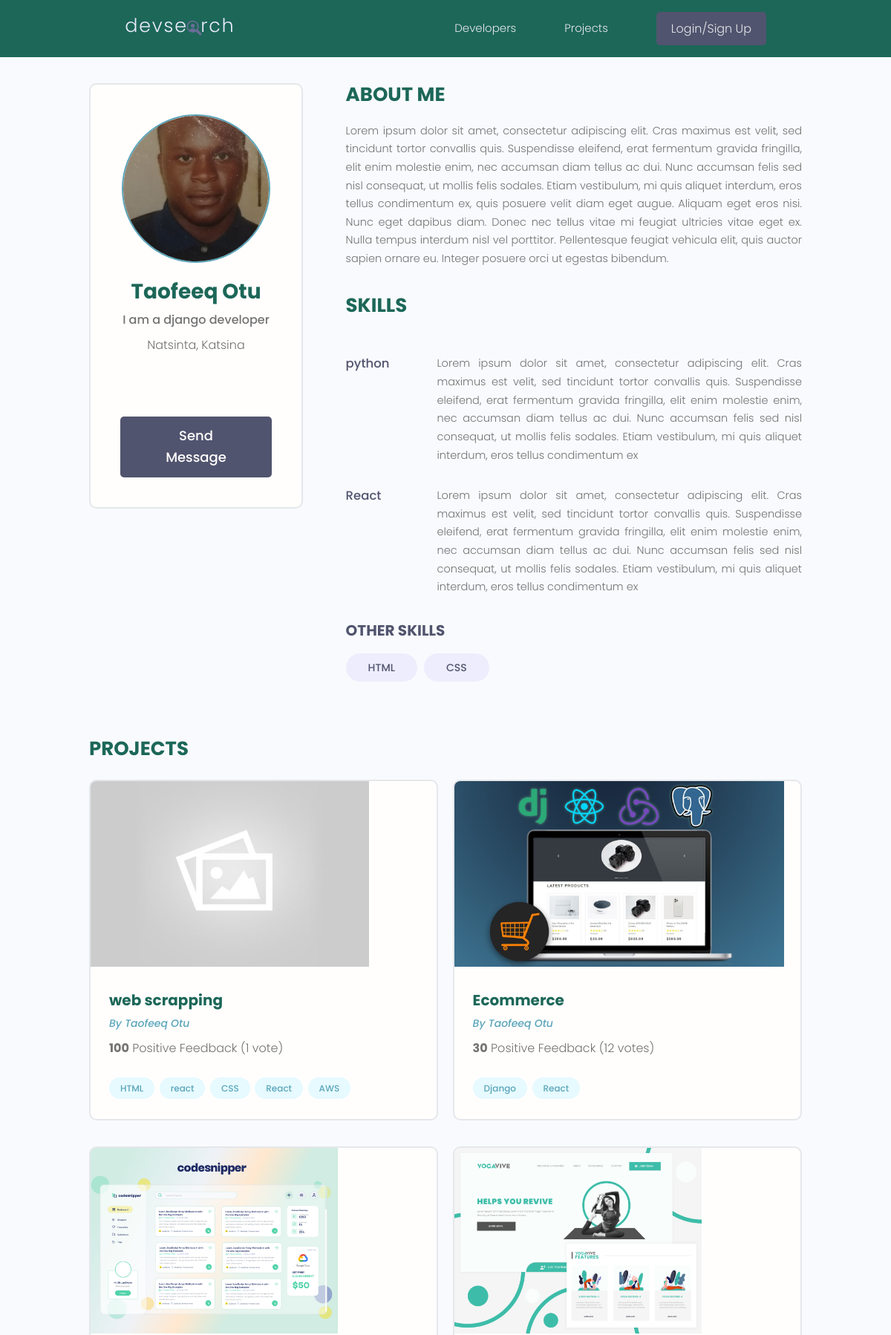
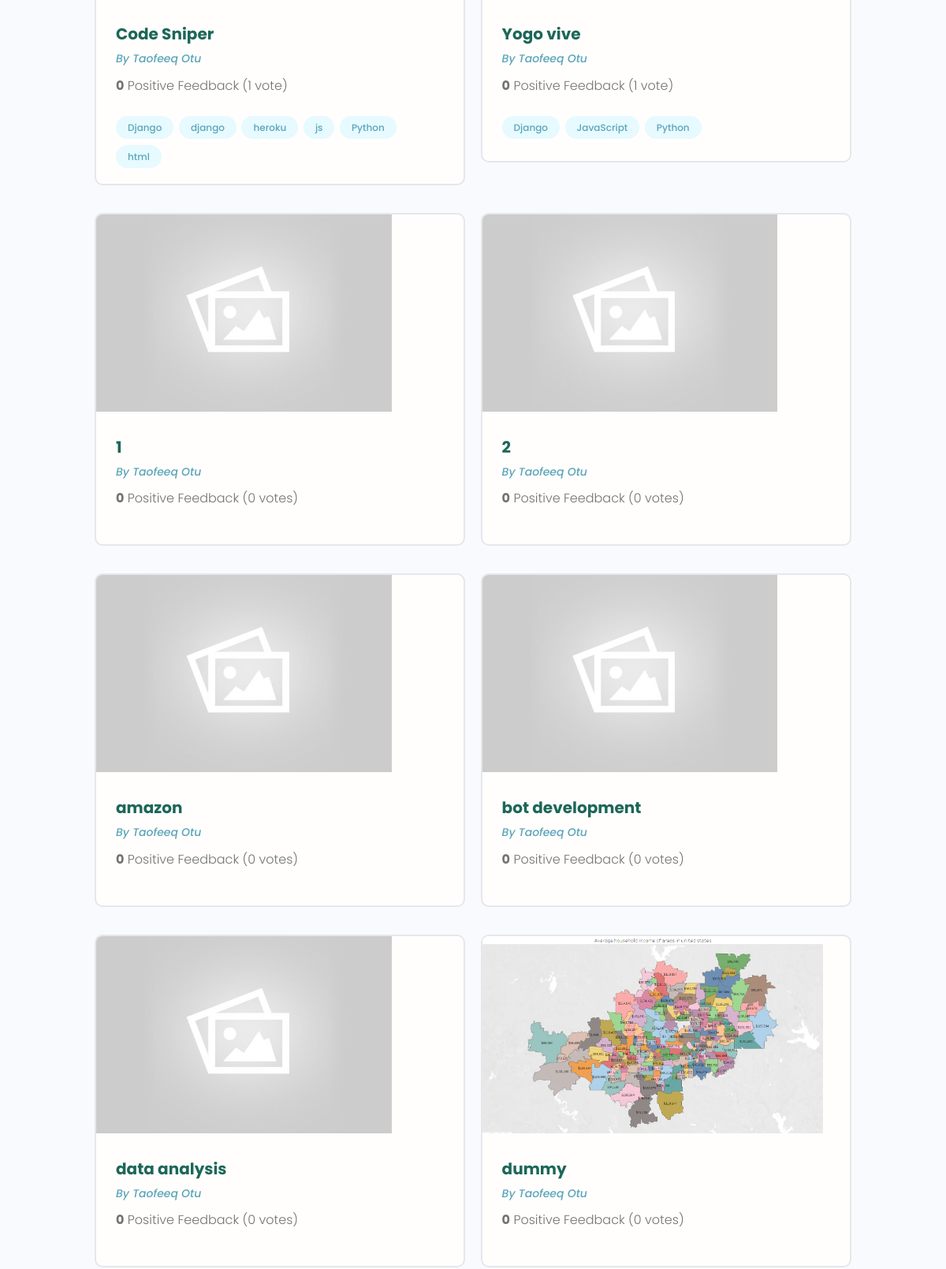
Screenshot of /profile/e20c7232-26d6-4944-afe8-bfb5b8d86b1a/ (upper part) with the database file from the repository (2 pictures, top to bottom).
### users/models.py (models this page shows, shortened)
class Profile(models.Model):
    user = models.OneToOneField(User, on_delete=models.CASCADE, null=True, blank=True)
    name=models.CharField(max_length=200, blank=True, null=True)
    email= models.EmailField(max_length=500, blank=True, null=True)
    username = models.CharField(max_length=200, blank=True, null=True)
    Location = models.CharField(max_length=200, blank=True, null=True)
    short_intro= models.CharField(max_length=200, blank=True, null=True)
    bio = models.TextField(blank=True, null=True)
    profile_image=models.ImageField(null=True, blank=True, upload_to='profiles/', default='profiles/user-default.png')
    social_github = models.CharField(max_length=200, blank=True, null=True)
    social_twitter = models.CharField(max_length=200, blank=True, null=True)
    social_linkedin = models.CharField(max_length=200, blank=True, null=True)
    social_youtube = models.CharField(max_length=200, blank=True, null=True)
    social_website = models.CharField(max_length=200, blank=True, null=True)
    created = models.DateTimeField(auto_now_add=True)
    id = models.UUIDField(default=uuid.uuid4, unique=True, primary_key=True,
                          editable=False)
    class Meta:
        ordering=['created']
    @property
    def imageURL(self):
        try:
            url = self.profile_image.url
        except:
            url = ''
        return url

class Skills(models.Model):
    owner= models.ForeignKey(Profile, on_delete=models.CASCADE, null=True, blank=True)
    name= models.CharField(max_length=200, blank=True, null=True)
    description = models.TextField(null=True, blank=True)
    created = models.DateTimeField(auto_now_add=True)
    id = models.UUIDField(default=uuid.uuid4, unique=True, primary_key=True,
                          editable=False)

### projects/models.py (models this page shows, shortened)
class Project(models.Model):
    owner= models.ForeignKey(Profile, null=True, blank=True, on_delete=models.CASCADE)
    title = models.CharField(max_length=200)
    description= models.TextField(null=True, blank=True)
    featured_image=models.ImageField(null=True, blank=True, default='default.jpeg')
    demo_link = models.CharField(max_length=2000, null=True, blank=True)
    source_link = models.CharField(max_length=2000, null=True, blank=True)
    tags=models.ManyToManyField('Tag', blank=True)
    vote_total=models.IntegerField(default=0, null=True)
    vote_ratio = models.IntegerField(default=0, null=True)
    created = models.DateTimeField(auto_now_add=True)
    id= models.UUIDField(default=uuid.uuid4, unique=True, primary_key=True,
                         editable=False)
    class Meta:
        ordering=['-vote_ratio', '-vote_total', 'title']
    @property
    def imageURL(self):
        try:
            url = self.featured_image.url
        except:
            url= ''
        return url

class Tag(models.Model):
    name=models.CharField(max_length=200)
    created = models.DateTimeField(auto_now_add=True)
    id = models.UUIDField(default=uuid.uuid4, unique=True, primary_key=True,
                          editable=False)
    def __str__(self):
        return self.name

### users/views.py (the view)
# urls.py: path('profile/<str:pk>/', views.usersProfile, name='user-profiles'),
def usersProfile(request, pk):
    profile= Profile.objects.get(id=pk)
    topSkills= profile.skills_set.exclude(description__exact="")
    otherSkills = profile.skills_set.filter(description="")
    context={'profile':profile,'topSkills':topSkills, 'otherSkills':otherSkills}
    return render(request, 'users/user-profile.html', context)

### users/templates/users/user-profile.html (shortened to what this page needs)
<!DOCTYPE html>
<html lang="en">
<head>
</head>
<body>
{% extends 'main.html'%}
{% block content %}
  <main class="profile my-md">
    <div class="container">
      <div class="layout">
        <div class="column column--1of3">
          <div class="card text-center">
            <div class="card__body dev">
              <img class="avatar avatar--xl" src="{{profile.imageURL}}" />
              <h2 class="dev__name">{{profile.name}}</h2>
              <p class="dev__title">{{profile.short_intro}}</p>
              <p class="dev__location">{{profile.Location}}</p>
              <ul class="dev__social">
              </ul>
              {% if request.user.profile.id != profile.id %}
              <a href="{% url 'create-message' profile.id %}" class="btn btn--sub btn--lg">Send Message </a>
              {% endif %}
            </div>
          </div>
        </div>
        <div class="column column--2of3">
          <div class="devInfo">
            <h3 class="devInfo__title">About Me</h3>
            <p class="devInfo__about">
              {{profile.bio}}
            </p>
          </div>
          <div class="devInfo">
            <h3 class="devInfo__title">Skills</h3>
            <div class="devInfo__skills">
              <div class="devSkill">
                {% for skill in topSkills %}
              </div>
              <div class="devSkill">
                <h4 class="devSkill__title">{{skill.name}}</h4>
                <p class="devSkill__info"> {{skill.description}}
                </p>
              </div>
              {% endfor %}
              <h3 class="devInfo__subtitle">Other Skills</h3>
              <div class="devInfo__otherSkills">
                {% for skill in otherSkills %}
                <span class="tag tag--pill tag--sub tag--lg">
                  <small>{{skill.name}}</small>
                </span>
               {% endfor %}
              </div>
            </div>
          </div>
          <div class="devInfo">
            <h3 class="devInfo__title">Projects</h3>
            <div class="grid grid--two">
              {% for project in profile.project_set.all %}
              <div class="column">
                <div class="card project">
                  <a href="{%url 'project' project.id %}" class="project">
                    <img class="project__thumbnail" src="{{project.imageURL}}" alt="project thumbnail" />
                    <div class="card__body">
                      <h3 class="project__title">{{project.title}}</h3>
                      <p><a class="project__author" href="{% url 'user-profiles' project.owner.id %}">By {{project.owner.name}}</a></p>
                      <p class="project--rating">
                        <span style="font-weight: bold;">{{project.vote_ratio}}</span> Positive
                        Feedback ({{project.vote_total}} vote{{project.vote_total|pluralize:"s"}})
                      </p>
                      <div class="project__tags">
                        {% for tag in project.tags.all %}
                        <span class="tag tag--pill tag--main">
                          <small>{{tag}}</small>
                        </span>
                        {% endfor %}
                      </div>
                    </div>
                  </a>
                </div>
              </div>
            {% endfor %}
            </div>
          </div>
        </div>
      </div>
  </main>
{% endblock content %}

### static/styles/app.css (style rules this page uses)
:root { --color-sub: #1C6758; }
.btn--sub { background-color: var(--color-sub-light); }
.card { border: 2px solid var(--color-light); }
img { width: 100%; }
.profile .card > .dev { padding: 4rem; }
.dev__name { color: var(--color-sub); font-size: 2.8rem; font-weight: 700; margin-top: 1rem; margin-bottom: 0.5rem; }
.dev__title { font-size: 1.6rem; font-weight: 500; line-height: 1.3; }
.dev__location { margin-top: 1rem; }
.dev__social { margin: 3rem 0; list-style: none; display: flex; justify-content: center; gap: 1.5rem; }
.devInfo { margin-bottom: 3rem; }
.devInfo__title, .devInfo__subtitle { font-size: 2.6rem; color: var(--color-sub); text-transform: uppercase; font-weight: 700; margin-bottom: 1.5rem; }
.devInfo__subtitle { font-size: 2rem; color: var(--color-sub-light); }
.devInfo__about, .devSkill__info { font-size: 1.45rem; line-height: 1.7; text-align: justify; }
.devSkill { margin-bottom: 3rem; }
.devSkill__title { font-size: 1.65rem; font-weight: 500; color: var(--color-sub-light); }
@media screen and (min-width: 700px) { .devSkill { display: flex; justify-content: space-between; gap: 3rem; } }
@media screen and (min-width: 700px) { .devSkill__info { flex-basis: 80%; } }
.project__author { font-size: 1.4rem; font-style: italic; }
.project--rating { margin-bottom: 1.6em; margin-top: .5em; }
.project__thumbnail { height: 25rem; object-fit: cover; object-position: top center; }
.project__title { font-size: 2rem; font-weight: 700; color: var(--color-sub); }

### static/uikit/styles/modules/_variables.css (style rules this page uses)
:root { --color-main: #5aa5b9; --color-main-light: #e6faff; --color-sub: #3f4156; --color-sub-light: #51546e; --color-sub-lighter: #ededfd; --color-text: #737373; --color-gray: #8b8b8b; --color-light: #e5e7eb; --color-light-gray: #767676; --color-bg: #f8fafd; --color-white: #fffefd; --color-white-light: #f3f3f3; --color-success: #359e64; --color-success-bg: #def8e8; --color-error: #fc4b0b; --color-error-bg: #fff2ee; --font-base: 'Poppins', arial, helvetica, 'Segoe UI', roboto, ubuntu, sans-serif; --font-monospace: 'Fira Code', 'Courier New', courier, monospace; --font-regular: 300; --font-medium: 500; --font-bold: 700; --generic-shadow: 1px 1px 5px #00000010; --generic-transition: all 0.3s ease-in-out; }

### static/uikit/styles/modules/_base.css (style rules this page uses)
* { margin: 0; padding: 0; box-sizing: border-box; text-rendering: optimizeLegibility; color: inherit; font-size: inherit; }
html { font-size: 50%; }
@media only screen and (min-width: 480px) { html { font-size: 56.25%; } }
@media only screen and (min-width: 1200px) { html { font-size: 62.5%; } }
body { line-height: 1.6; font-weight: 400; font-size: 1.5rem; color: var(--color-text); background-color: var(--color-bg); min-height: 100vh; }

### static/uikit/styles/modules/_typography.css (style rules this page uses)
* { font-family: var(--font-base); }
h2 { font-size: 3.6rem; font-weight: var(--font-bold); }
h3 { font-size: 3.2rem; font-weight: var(--font-medium); }
h4 { font-size: 2.8rem; font-weight: var(--font-medium); }
p, span, strong { font-size: 1.6rem; color: var(--color-text); font-weight: var(--font-regular); }
a { padding-bottom: 2px; text-decoration: none; display: inline-block; color: var(--color-main); font-weight: var(--font-medium); }

### static/uikit/styles/modules/_utilities.css (style rules this page uses)
.container { width: 92%; max-width: 165rem; margin: 0 auto; box-sizing: border-box; }
@media screen and (min-width: 1000px) { .container { width: 90%; } }
@media screen and (min-width: 1200px) { .container { width: 80%; } }
.text-center { text-align: center; }
.my-md { margin: 3rem auto; }

### static/uikit/styles/modules/_avatar.css (style rules this page uses)
.avatar { border-radius: 50%; border: 2px solid var(--color-main); object-fit: cover; }
.avatar--xl { height: 20rem; width: 20rem; }

### static/uikit/styles/modules/_button.css (style rules this page uses)
.btn { display: inline-block; position: relative; cursor: pointer; background-color: var(--color-light); font-weight: var(--font-medium); color: var(--color-sub); text-decoration: none; padding: 1rem 2rem; border-radius: 0.5rem; border: none; width: -webkit-fit-content; width: -moz-fit-content; width: fit-content; height: -webkit-fit-content; height: -moz-fit-content; height: fit-content; font-size: 1.6rem; outline-width: 0; outline-color: transparent; -webkit-backface-visibility: hidden; backface-visibility: hidden; transition: all 0.3s ease-in-out; }
.btn--sub { background-color: var(--color-sub); color: var(--color-white); }
.btn--lg { font-size: 1.8rem; padding: 1.2rem 4.5rem; }

### static/uikit/styles/modules/_card.css (style rules this page uses)
.card { border-radius: 1rem; background-color: var(--color-white); border: 1.5px solid var(--color-light); width: auto; height: auto; margin-top: 0.5rem; margin-bottom: 0.5rem; overflow: hidden; }
.card__body, .card__header { padding: 2rem 2.5rem; }

### rows the page displays
Profile: imageURL (picture), name "Taofeeq Otu", short_intro "I am a django developer", Location "Natsinta, Katsina", bio "Lorem ipsum dolor sit amet, consectetur adipiscing elit. Cras maximus est velit, sed tincidunt tortor convallis quis. Suspendisse eleifend, erat fermentum gravida fringilla, elit enim molestie enim, nec accumsan diam tellus ac dui. Nunc accumsan felis sed nisl consequat, ut mollis felis sodales. Etiam vestibulum, mi quis aliquet interdum, eros tellus condimentum ex, quis posuere velit diam eget augue. Aliquam eget eros nisi. Nunc eget dapibus diam. Donec nec tellus vitae mi feugiat ultricies vitae eget ex. Nulla tempus interdum nisl vel porttitor. Pellentesque feugiat vehicula elit, quis auctor sapien ornare eu. Integer posuere orci ut egestas bibendum."
Skills: name "python", description "Lorem ipsum dolor sit amet, consectetur adipiscing elit. Cras maximus est velit, sed tincidunt tortor convallis quis. Suspendisse eleifend, erat fermentum gravida fringilla, elit enim molestie enim, nec accumsan diam tellus ac dui. Nunc accumsan felis sed nisl consequat, ut mollis felis sodales. Etiam vestibulum, mi quis aliquet interdum, eros tellus condimentum ex"
Skills: name "React", description "Lorem ipsum dolor sit amet, consectetur adipiscing elit. Cras maximus est velit, sed tincidunt tortor convallis quis. Suspendisse eleifend, erat fermentum gravida fringilla, elit enim molestie enim, nec accumsan diam tellus ac dui. Nunc accumsan felis sed nisl consequat, ut mollis felis sodales. Etiam vestibulum, mi quis aliquet interdum, eros tellus condimentum ex"
Skills: name "HTML"
Skills: name "CSS"
Project: imageURL (placeholder picture), title "web scrapping", owner.name "Taofeeq Otu", vote_ratio "100", vote_total "1"
Tag: name "HTML"
Tag: name "react"
Tag: name "CSS"
Tag: name "React"
Tag: name "AWS"
Project: imageURL (picture), title "Ecommerce", owner.name "Taofeeq Otu", vote_ratio "30", vote_total "12"
Tag: name "Django"
Project: imageURL (picture), title "Code Sniper", owner.name "Taofeeq Otu", vote_ratio "0", vote_total "1"
Tag: name "django"
Tag: name "heroku"
Tag: name "js"
Tag: name "Python"
Tag: name "html"
Project: imageURL (picture), title "Yogo vive", owner.name "Taofeeq Otu", vote_ratio "0", vote_total "1"
Tag: name "JavaScript"
Project: imageURL (placeholder picture), title "1", owner.name "Taofeeq Otu", vote_ratio "0", vote_total "0"
Project: imageURL (placeholder picture), title "2", owner.name "Taofeeq Otu", vote_ratio "0", vote_total "0"
Project: imageURL (placeholder picture), title "amazon", owner.name "Taofeeq Otu", vote_ratio "0", vote_total "0"
Project: imageURL (placeholder picture), title "bot development", owner.name "Taofeeq Otu", vote_ratio "0", vote_total "0"
Project: imageURL (placeholder picture), title "data analysis", owner.name "Taofeeq Otu", vote_ratio "0", vote_total "0"
Project: imageURL (picture), title "dummy", owner.name "Taofeeq Otu", vote_ratio "0", vote_total "0"
